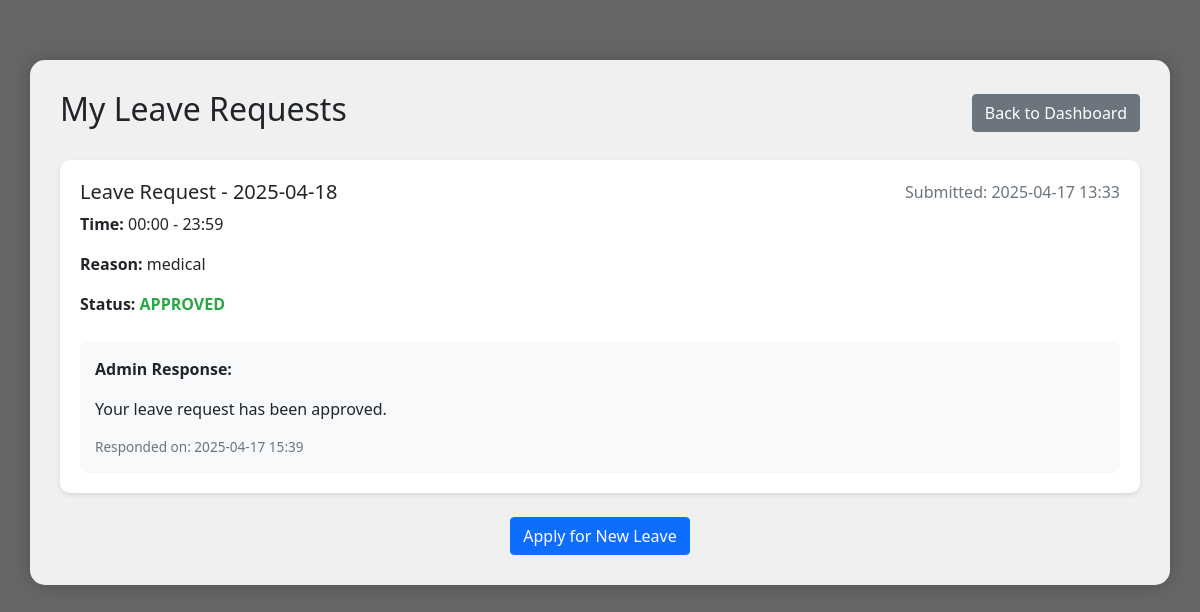
Page /my-leaves (signed in) on the committed database.
### app.py (models this page shows)
class LeaveRequest(db.Model):
    id = db.Column(db.Integer, primary_key=True)
    driver_username = db.Column(db.String(150), nullable=False)
    date = db.Column(db.String(50), nullable=False)
    start_time = db.Column(db.String(50), nullable=False)
    end_time = db.Column(db.String(50), nullable=False)
    reason = db.Column(db.Text, nullable=False)
    status = db.Column(db.String(20), default='pending')  # pending, approved, rejected
    created_at = db.Column(db.DateTime, default=datetime.utcnow)
    admin_response = db.Column(db.Text)
    response_time = db.Column(db.DateTime)

### app.py (the view)
@app.route('/my-leaves')
@login_required
def my_leaves():
    if current_user.role != 'driver':
        flash('Access denied!', 'danger')
        return redirect(url_for('admin_dashboard'))
    leaves = LeaveRequest.query.filter_by(
        driver_username=current_user.username
    ).order_by(LeaveRequest.created_at.desc()).all()
    return render_template('my_leaves.html', leaves=leaves)

### app.py (called while the page is built)
@login_manager.user_loader
def load_user(user_id):
    return User.query.get(int(user_id))

@app.context_processor
def inject_user():
    return dict(current_user=current_user)

@app.context_processor
def inject_notifications():
    unread_count = 0
    if current_user.is_authenticated:
        unread_count = Notification.query.filter_by(
            recipient_username=current_user.username,
            is_read=False
        ).count()
    return dict(unread_count=unread_count)

### templates/my_leaves.html (shortened to what this page needs)
<!DOCTYPE html>
<html lang="en">
<head>
    <link href="https://cdn.jsdelivr.net/npm/bootstrap@5.1.3/dist/css/bootstrap.min.css" rel="stylesheet">
</head>
<body>
    <div class="container">
        <div class="d-flex justify-content-between align-items-center mb-4">
            <h2>My Leave Requests</h2>
            <a href="{{ url_for('driver_dashboard') }}" class="btn btn-secondary">Back to Dashboard</a>
        </div>
        {% if leaves %}
            {% for leave in leaves %}
                <div class="leave-card">
                    <div class="row">
                        <div class="col-md-12">
                            <div class="d-flex justify-content-between align-items-start">
                                <div>
                                    <h5>Leave Request - {{ leave.date }}</h5>
                                    <p><strong>Time:</strong> {{ leave.start_time }} - {{ leave.end_time }}</p>
                                    <p><strong>Reason:</strong> {{ leave.reason }}</p>
                                    <p><strong>Status:</strong>
                                        <span class="status-{{ leave.status }}">
                                            {{ leave.status.upper() }}
                                        </span>
                                    </p>
                                </div>
                                <div class="text-muted">
                                    Submitted: {{ leave.created_at.strftime('%Y-%m-%d %H:%M') }}
                                </div>
                            </div>
                            {% if leave.admin_response %}
                                <div class="admin-response">
                                    <p><strong>Admin Response:</strong></p>
                                    <p>{{ leave.admin_response }}</p>
                                    <p class="response-time mb-0">
                                        Responded on: {{ leave.response_time.strftime('%Y-%m-%d %H:%M') }}
                                    </p>
                                </div>
                            {% endif %}
                        </div>
                    </div>
                </div>
            {% endfor %}
        {% else %}
            <div class="alert alert-info">You haven't submitted any leave requests yet.</div>
        {% endif %}
        <div class="text-center mt-4">
            <a href="{{ url_for('apply_leave') }}" class="btn btn-primary">Apply for New Leave</a>
        </div>
    </div>
</body>
</html>

### templates/my_leaves.html (style rules this page uses)
body { min-height: 100vh; background: linear-gradient(rgba(0, 0, 0, 0.6), rgba(0, 0, 0, 0.6)), url('/static/bus_interior.jpg'); background-size: cover; background-position: center; background-repeat: no-repeat; background-attachment: fixed; padding: 20px; }
.container { background-color: rgba(255, 255, 255, 0.9); border-radius: 15px; padding: 30px; box-shadow: 0 0 20px rgba(0,0,0,0.2); margin: 40px auto; }
.leave-card { background-color: white; border-radius: 10px; padding: 20px; margin-bottom: 20px; box-shadow: 0 2px 5px rgba(0,0,0,0.1); transition: transform 0.2s; }
.status-approved { color: #28a745; font-weight: bold; }
.admin-response { background-color: #f8f9fa; padding: 15px; border-radius: 8px; margin-top: 10px; }
.response-time { font-size: 0.85em; color: #6c757d; }

### rows in the picture
LeaveRequest: date "2025-04-18", start_time "00:00", end_time "23:59", reason "medical", status "APPROVED", created_at "2025-04-17 13:33", admin_response "Your leave request has been approved.", response_time "2025-04-17 15:39"
